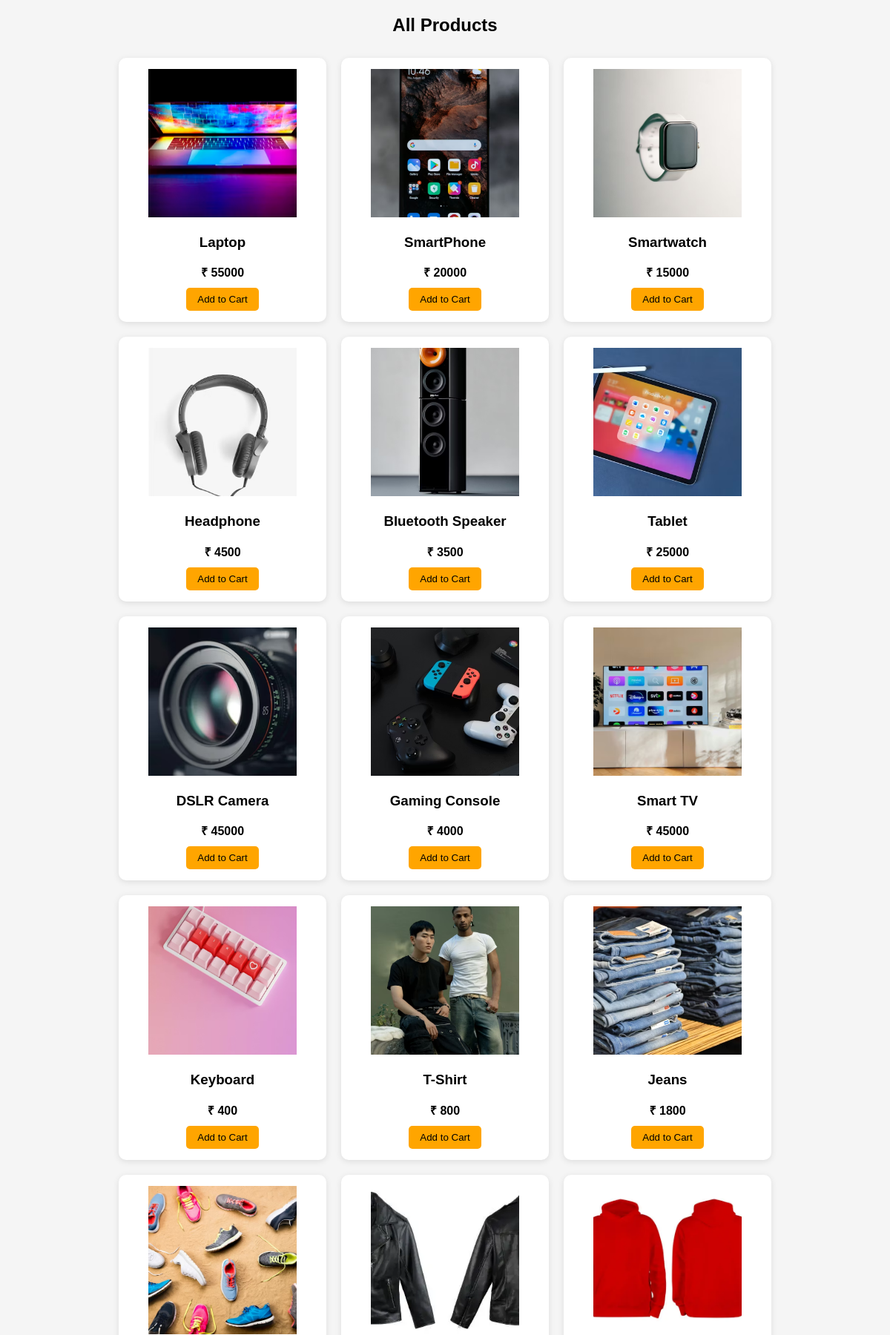
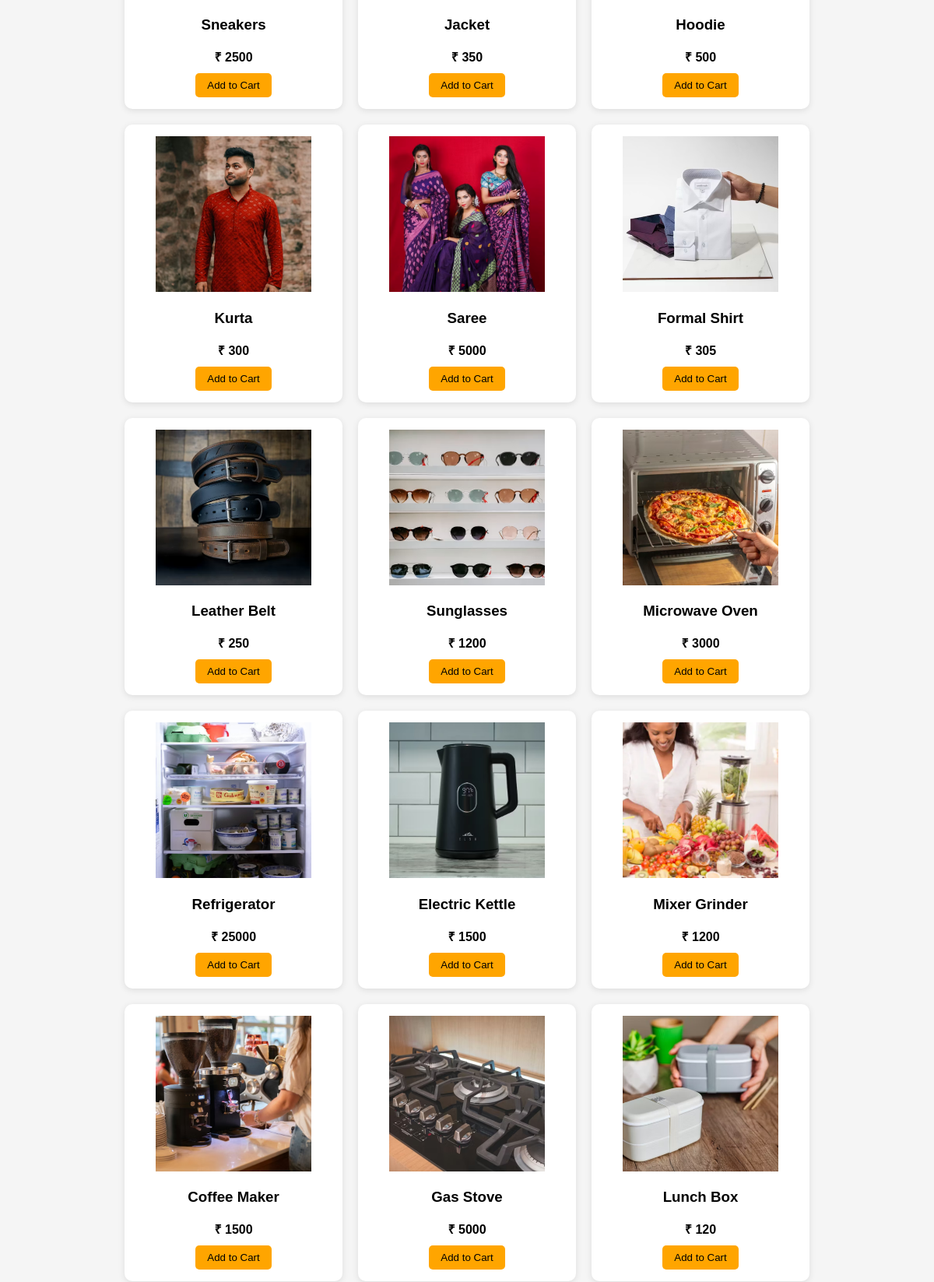
Screenshot of /search (upper part) with the database file from the repository (2 pictures, top to bottom).
### tables this page shows
CREATE TABLE products (
        id INTEGER PRIMARY KEY AUTOINCREMENT,
        name TEXT,
        price INTEGER,
        image TEXT,
        category TEXT
    );

### app.py (the view)
@app.route("/search", methods=["GET"])
def search_products():
    conn = sqlite3.connect("database.db")
    conn.row_factory = sqlite3.Row
    cursor = conn.cursor()
    search = request.args.get("search")
    if search:
        query = """
            SELECT * FROM products
            WHERE name LIKE ?
            OR category LIKE ?
        """
        cursor.execute(query, (
            f"%{search}%",
            f"%{search}%",
        ))
    else:
        cursor.execute("SELECT * FROM products")
    products = cursor.fetchall()
    conn.close()
    return render_template("index.html", products=products)

### TEMPLATES/index.html (shortened to what this page needs)
<!DOCTYPE html>
<html>
<head>
</head>
<body>
<h2>All Products</h2>
<div class="product-grid">
    {% for product in products %}
    <div class="card">
        <img src="{{ url_for('static', filename=product[3]) }}" alt="Product Image">
        <h3>{{ product[1] }}</h3>
        <div class="price">₹ {{ product[2] }}</div>
        <a href="/add_to_cart/{{ product[0] }}">
            <button class="btn">Add to Cart</button>
        </a>
    </div>
    {% endfor %}
</div>
</body>
</html>

### TEMPLATES/index.html (style rules this page uses)
body { font-family: Arial, sans-serif; background: #f5f5f5; }
h2 { text-align: center; margin-top: 20px; }
.product-grid { display: flex; flex-wrap: wrap; justify-content: center; gap: 20px; margin: 30px; }
.card { background: white; width: 250px; padding: 15px; border-radius: 10px; box-shadow: 0 2px 8px rgba(0,0,0,0.1); text-align: center; }
.card img { width: 200px; height: 200px; object-fit: cover; }
.price { font-weight: bold; margin: 10px 0; }
.btn { background: orange; padding: 8px 15px; border: none; border-radius: 5px; cursor: pointer; }

### rows the page displays
products: image (picture), name "Laptop", price "55000"
products: image (picture), name "SmartPhone", price "20000"
products: image (picture), name "Smartwatch", price "15000"
products: image (picture), name "Headphone", price "4500"
products: image (picture), name "Bluetooth Speaker", price "3500"
products: image (picture), name "Tablet", price "25000"
products: image (picture), name "DSLR Camera", price "45000"
products: image (picture), name "Gaming Console", price "4000"
products: image (picture), name "Smart TV", price "45000"
products: image (picture), name "Keyboard", price "400"
products: image (picture), name "T-Shirt", price "800"
products: image (picture), name "Jeans", price "1800"
products: image (picture), name "Sneakers", price "2500"
products: image (picture), name "Jacket", price "350"
products: image (picture), name "Hoodie", price "500"
products: image (picture), name "Kurta", price "300"
products: image (picture), name "Saree", price "5000"
products: image (picture), name "Formal Shirt", price "305"
products: image (picture), name "Leather Belt", price "250"
products: image (picture), name "Sunglasses", price "1200"
products: image (picture), name "Microwave Oven", price "3000"
products: image (picture), name "Refrigerator", price "25000"
products: image (picture), name "Electric Kettle", price "1500"
products: image (picture), name "Mixer Grinder", price "1200"
products: image (picture), name "Coffee Maker", price "1500"
products: image (picture), name "Gas Stove", price "5000"
products: image (picture), name "Lunch Box", price "120"
